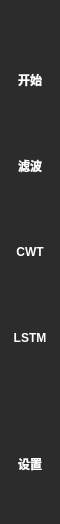
     <widget class="QWidget" name="widget_NavigationBar" native="true">
      <property name="minimumSize">
       <size>
        <width>60</width>
        <height>0</height>
       </size>
      </property>
      <property name="maximumSize">
       <size>
        <width>60</width>
        <height>16777215</height>
       </size>
      </property>
      <property name="palette">
       <palette>
        <active>
         <colorrole role="WindowText">
          <brush brushstyle="SolidPattern">
           <color alpha="255">
            <red>255</red>
            <green>255</green>
            <blue>255</blue>
           </color>
          </brush>
         </colorrole>
         <colorrole role="Text">
          <brush brushstyle="SolidPattern">
           <color alpha="255">
            <red>255</red>
            <green>255</green>
            <blue>255</blue>
           </color>
          </brush>
         </colorrole>
         <colorrole role="ButtonText">
          <brush brushstyle="SolidPattern">
           <color alpha="255">
            <red>255</red>
            <green>255</green>
            <blue>255</blue>
           </color>
          </brush>
         </colorrole>
         <colorrole role="Base">
          <brush brushstyle="SolidPattern">
           <color alpha="255">
            <red>255</red>
            <green>255</green>
            <blue>255</blue>
           </color>
          </brush>
         </colorrole>
         <colorrole role="Window">
          <brush brushstyle="SolidPattern">
           <color alpha="255">
            <red>44</red>
            <green>44</green>
            <blue>44</blue>
           </color>
          </brush>
         </colorrole>
        </active>
        <inactive>
         <colorrole role="WindowText">
          <brush brushstyle="SolidPattern">
           <color alpha="255">
            <red>255</red>
            <green>255</green>
            <blue>255</blue>
           </color>
          </brush>
         </colorrole>
         <colorrole role="Text">
          <brush brushstyle="SolidPattern">
           <color alpha="255">
            <red>255</red>
            <green>255</green>
            <blue>255</blue>
           </color>
          </brush>
         </colorrole>
         <colorrole role="ButtonText">
          <brush brushstyle="SolidPattern">
           <color alpha="255">
            <red>255</red>
            <green>255</green>
            <blue>255</blue>
           </color>
          </brush>
         </colorrole>
         <colorrole role="Base">
          <brush brushstyle="SolidPattern">
           <color alpha="255">
            <red>255</red>
            <green>255</green>
            <blue>255</blue>
           </color>
          </brush>
         </colorrole>
         <colorrole role="Window">
          <brush brushstyle="SolidPattern">
           <color alpha="255">
            <red>44</red>
            <green>44</green>
            <blue>44</blue>
           </color>
          </brush>
         </colorrole>
        </inactive>
        <disabled>
         <colorrole role="WindowText">
          <brush brushstyle="SolidPattern">
           <color alpha="255">
            <red>120</red>
            <green>120</green>
            <blue>120</blue>
           </color>
          </brush>
         </colorrole>
         <colorrole role="Text">
          <brush brushstyle="SolidPattern">
           <color alpha="255">
            <red>120</red>
            <green>120</green>
            <blue>120</blue>
           </color>
          </brush>
         </colorrole>
         <colorrole role="ButtonText">
          <brush brushstyle="SolidPattern">
           <color alpha="255">
            <red>120</red>
            <green>120</green>
            <blue>120</blue>
           </color>
          </brush>
         </colorrole>
         <colorrole role="Base">
          <brush brushstyle="SolidPattern">
           <color alpha="255">
            <red>44</red>
            <green>44</green>
            <blue>44</blue>
           </color>
          </brush>
         </colorrole>
         <colorrole role="Window">
          <brush brushstyle="SolidPattern">
           <color alpha="255">
            <red>44</red>
            <green>44</green>
            <blue>44</blue>
           </color>
          </brush>
         </colorrole>
        </disabled>
       </palette>
      </property>
      <property name="font">
       <font>
        <family>Microsoft YaHei UI</family>
        <weight>75</weight>
        <bold>true</bold>
       </font>
      </property>
      <property name="autoFillBackground">
       <bool>true</bool>
      </property>
      <layout class="QGridLayout" name="gridLayout_2">
       <property name="leftMargin">
        <number>0</number>
       </property>
       <property name="topMargin">
        <number>40</number>
       </property>
       <property name="rightMargin">
        <number>0</number>
       </property>
       <property name="bottomMargin">
        <number>20</number>
       </property>
       <property name="horizontalSpacing">
        <number>0</number>
       </property>
       <item row="0" column="0">
        <widget class="QToolButton" name="toolButton_Home">
         <property name="minimumSize">
          <size>
           <width>60</width>
           <height>80</height>
          </size>
         </property>
         <property name="maximumSize">
          <size>
           <width>60</width>
           <height>80</height>
          </size>
         </property>
         <property name="palette">
          <palette>
           <active>
            <colorrole role="Button">
             <brush brushstyle="SolidPattern">
              <color alpha="255">
               <red>44</red>
               <green>44</green>
               <blue>44</blue>
              </color>
             </brush>
            </colorrole>
           </active>
           <inactive>
            <colorrole role="Button">
             <brush brushstyle="SolidPattern">
              <color alpha="255">
               <red>44</red>
               <green>44</green>
               <blue>44</blue>
              </color>
             </brush>
            </colorrole>
           </inactive>
           <disabled>
            <colorrole role="Button">
             <brush brushstyle="SolidPattern">
              <color alpha="255">
               <red>44</red>
               <green>44</green>
               <blue>44</blue>
              </color>
             </brush>
            </colorrole>
           </disabled>
          </palette>
         </property>
         <property name="font">
          <font>
           <pointsize>9</pointsize>
          </font>
         </property>
         <property name="focusPolicy">
          <enum>Qt::NoFocus</enum>
         </property>
         <property name="autoFillBackground">
          <bool>true</bool>
         </property>
         <property name="text">
          <string>开始</string>
         </property>
         <property name="icon">
          <iconset>
           <normaloff>ico/Home.png</normaloff>ico/Home.png</iconset>
         </property>
         <property name="iconSize">
          <size>
           <width>60</width>
           <height>60</height>
          </size>
         </property>
         <property name="checked">
          <bool>false</bool>
         </property>
         <property name="toolButtonStyle">
          <enum>Qt::ToolButtonTextUnderIcon</enum>
         </property>
         <property name="autoRaise">
          <bool>true</bool>
         </property>
         <property name="name" stdset="0">
          <string>Home</string>
         </property>
        </widget>
       </item>
       <item row="1" column="0">
        <widget class="QToolButton" name="toolButton_FFT">
         <property name="minimumSize">
          <size>
           <width>60</width>
           <height>80</height>
          </size>
         </property>
         <property name="maximumSize">
          <size>
           <width>60</width>
           <height>80</height>
          </size>
         </property>
         <property name="baseSize">
          <size>
           <width>50</width>
           <height>50</height>
          </size>
         </property>
         <property name="palette">
          <palette>
           <active>
            <colorrole role="Button">
             <brush brushstyle="SolidPattern">
              <color alpha="255">
               <red>44</red>
               <green>44</green>
               <blue>44</blue>
              </color>
             </brush>
            </colorrole>
           </active>
           <inactive>
            <colorrole role="Button">
             <brush brushstyle="SolidPattern">
              <color alpha="255">
               <red>44</red>
               <green>44</green>
               <blue>44</blue>
              </color>
             </brush>
            </colorrole>
           </inactive>
           <disabled>
            <colorrole role="Button">
             <brush brushstyle="SolidPattern">
              <color alpha="255">
               <red>44</red>
               <green>44</green>
               <blue>44</blue>
              </color>
             </brush>
            </colorrole>
           </disabled>
          </palette>
         </property>
         <property name="font">
          <font>
           <pointsize>9</pointsize>
          </font>
         </property>
         <property name="focusPolicy">
          <enum>Qt::NoFocus</enum>
         </property>
         <property name="autoFillBackground">
          <bool>true</bool>
         </property>
         <property name="text">
          <string>滤波</string>
         </property>
         <property name="icon">
          <iconset>
           <normaloff>ico/FFT.png</normaloff>ico/FFT.png</iconset>
         </property>
         <property name="iconSize">
          <size>
           <width>60</width>
           <height>60</height>
          </size>
         </property>
         <property name="toolButtonStyle">
          <enum>Qt::ToolButtonTextUnderIcon</enum>
         </property>
         <property name="autoRaise">
          <bool>true</bool>
         </property>
         <property name="name" stdset="0">
          <string>FFT</string>
         </property>
        </widget>
       </item>
       <item row="2" column="0">
        <widget class="QToolButton" name="toolButton_CWT">
         <property name="minimumSize">
          <size>
           <width>60</width>
           <height>80</height>
          </size>
         </property>
         <property name="maximumSize">
          <size>
           <width>60</width>
           <height>80</height>
          </size>
         </property>
         <property name="baseSize">
          <size>
           <width>50</width>
           <height>50</height>
          </size>
         </property>
         <property name="palette">
          <palette>
           <active>
            <colorrole role="Button">
             <brush brushstyle="SolidPattern">
              <color alpha="255">
               <red>44</red>
               <green>44</green>
               <blue>44</blue>
              </color>
             </brush>
            </colorrole>
           </active>
           <inactive>
            <colorrole role="Button">
             <brush brushstyle="SolidPattern">
              <color alpha="255">
               <red>44</red>
               <green>44</green>
               <blue>44</blue>
              </color>
             </brush>
            </colorrole>
           </inactive>
           <disabled>
            <colorrole role="Button">
             <brush brushstyle="SolidPattern">
              <color alpha="255">
               <red>44</red>
               <green>44</green>
               <blue>44</blue>
              </color>
             </brush>
            </colorrole>
           </disabled>
          </palette>
         </property>
         <property name="font">
          <font>
           <pointsize>9</pointsize>
          </font>
         </property>
         <property name="focusPolicy">
          <enum>Qt::NoFocus</enum>
         </property>
         <property name="autoFillBackground">
          <bool>true</bool>
         </property>
         <property name="text">
          <string>CWT</string>
         </property>
         <property name="icon">
          <iconset>
           <normaloff>ico/Cwt.png</normaloff>ico/Cwt.png</iconset>
         </property>
         <property name="iconSize">
          <size>
           <width>60</width>
           <height>60</height>
          </size>
         </property>
         <property name="toolButtonStyle">
          <enum>Qt::ToolButtonTextUnderIcon</enum>
         </property>
         <property name="autoRaise">
          <bool>true</bool>
         </property>
         <property name="name" stdset="0">
          <string>LSTM</string>
         </property>
        </widget>
       </item>
       <item row="3" column="0">
        <widget class="QToolButton" name="toolButton_LSTM">
         <property name="minimumSize">
          <size>
           <width>60</width>
           <height>80</height>
          </size>
         </property>
         <property name="maximumSize">
          <size>
           <width>60</width>
           <height>80</height>
          </size>
         </property>
         <property name="baseSize">
          <size>
           <width>50</width>
           <height>50</height>
          </size>
         </property>
         <property name="palette">
          <palette>
           <active>
            <colorrole role="Button">
             <brush brushstyle="SolidPattern">
              <color alpha="255">
               <red>44</red>
               <green>44</green>
               <blue>44</blue>
              </color>
             </brush>
            </colorrole>
           </active>
           <inactive>
            <colorrole role="Button">
             <brush brushstyle="SolidPattern">
              <color alpha="255">
               <red>44</red>
               <green>44</green>
               <blue>44</blue>
              </color>
             </brush>
            </colorrole>
           </inactive>
           <disabled>
            <colorrole role="Button">
             <brush brushstyle="SolidPattern">
              <color alpha="255">
               <red>44</red>
               <green>44</green>
               <blue>44</blue>
              </color>
             </brush>
            </colorrole>
           </disabled>
          </palette>
         </property>
         <property name="font">
          <font>
           <pointsize>9</pointsize>
          </font>
         </property>
         <property name="focusPolicy">
          <enum>Qt::NoFocus</enum>
         </property>
         <property name="autoFillBackground">
          <bool>true</bool>
         </property>
         <property name="text">
          <string>LSTM</string>
         </property>
         <property name="icon">
          <iconset>
           <normaloff>ico/LSTM.png</normaloff>ico/LSTM.png</iconset>
         </property>
         <property name="iconSize">
          <size>
           <width>60</width>
           <height>60</height>
          </size>
         </property>
         <property name="toolButtonStyle">
          <enum>Qt::ToolButtonTextUnderIcon</enum>
         </property>
         <property name="autoRaise">
          <bool>true</bool>
         </property>
         <property name="name" stdset="0">
          <string>LSTM</string>
         </property>
        </widget>
       </item>
       <item row="4" column="0">
        <spacer name="verticalSpacer">
         <property name="orientation">
          <enum>Qt::Vertical</enum>
         </property>
         <property name="sizeHint" stdset="0">
          <size>
           <width>20</width>
           <height>40</height>
          </size>
         </property>
        </spacer>
       </item>
       <item row="5" column="0">
        <widget class="QToolButton" name="toolButton_Set">
         <property name="minimumSize">
          <size>
           <width>60</width>
           <height>80</height>
          </size>
         </property>
         <property name="maximumSize">
          <size>
           <width>60</width>
           <height>80</height>
          </size>
         </property>
         <property name="baseSize">
          <size>
           <width>50</width>
           <height>50</height>
          </size>
         </property>
         <property name="palette">
          <palette>
           <active>
            <colorrole role="Button">
             <brush brushstyle="SolidPattern">
              <color alpha="255">
               <red>44</red>
               <green>44</green>
               <blue>44</blue>
              </color>
             </brush>
            </colorrole>
           </active>
           <inactive>
            <colorrole role="Button">
             <brush brushstyle="SolidPattern">
              <color alpha="255">
               <red>44</red>
               <green>44</green>
               <blue>44</blue>
              </color>
             </brush>
            </colorrole>
           </inactive>
           <disabled>
            <colorrole role="Button">
             <brush brushstyle="SolidPattern">
              <color alpha="255">
               <red>44</red>
               <green>44</green>
               <blue>44</blue>
              </color>
             </brush>
            </colorrole>
           </disabled>
          </palette>
         </property>
         <property name="font">
          <font>
           <pointsize>9</pointsize>
          </font>
         </property>
         <property name="focusPolicy">
          <enum>Qt::NoFocus</enum>
         </property>
         <property name="autoFillBackground">
          <bool>true</bool>
         </property>
         <property name="text">
          <string>设置</string>
         </property>
         <property name="icon">
          <iconset>
           <normaloff>ico/Set.png</normaloff>ico/Set.png</iconset>
         </property>
         <property name="iconSize">
          <size>
           <width>60</width>
           <height>60</height>
          </size>
         </property>
         <property name="toolButtonStyle">
          <enum>Qt::ToolButtonTextUnderIcon</enum>
         </property>
         <property name="autoRaise">
          <bool>true</bool>
         </property>
         <property name="name" stdset="0">
          <string>Set</string>
         </property>
        </widget>
       </item>
      </layout>
     </widget>
